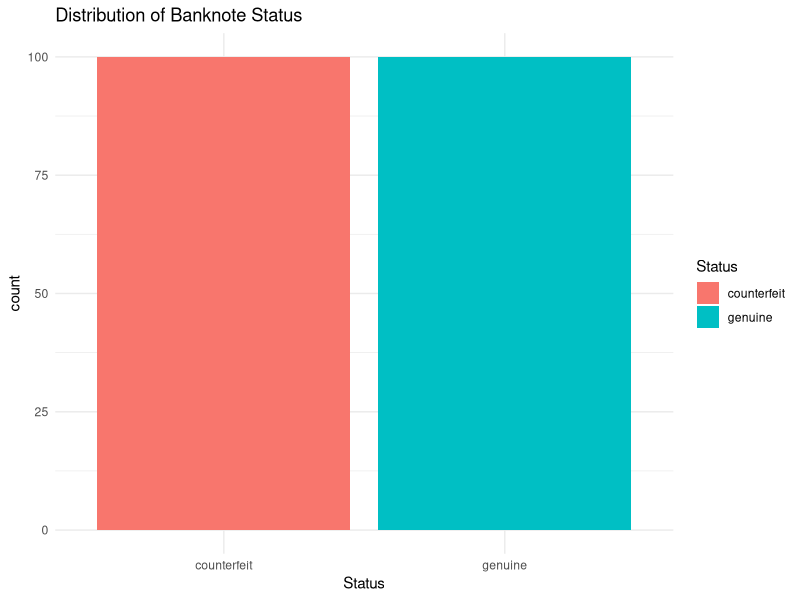
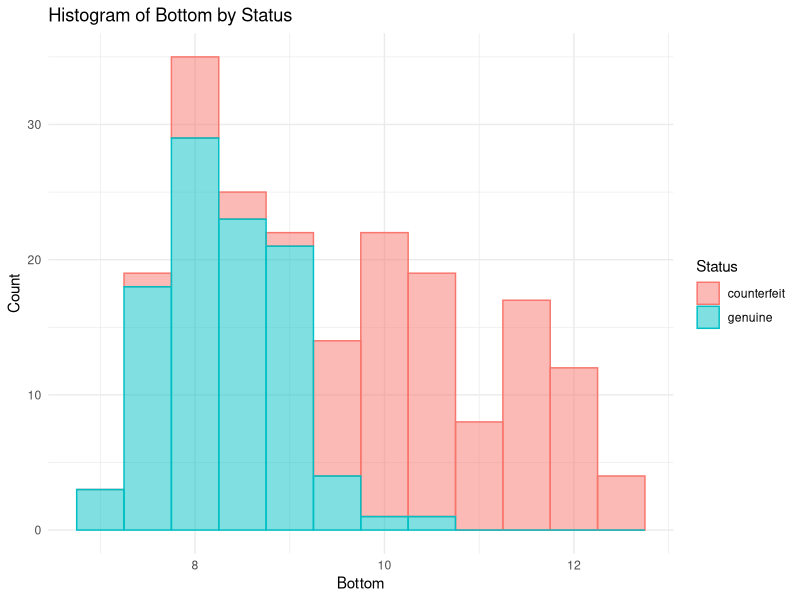
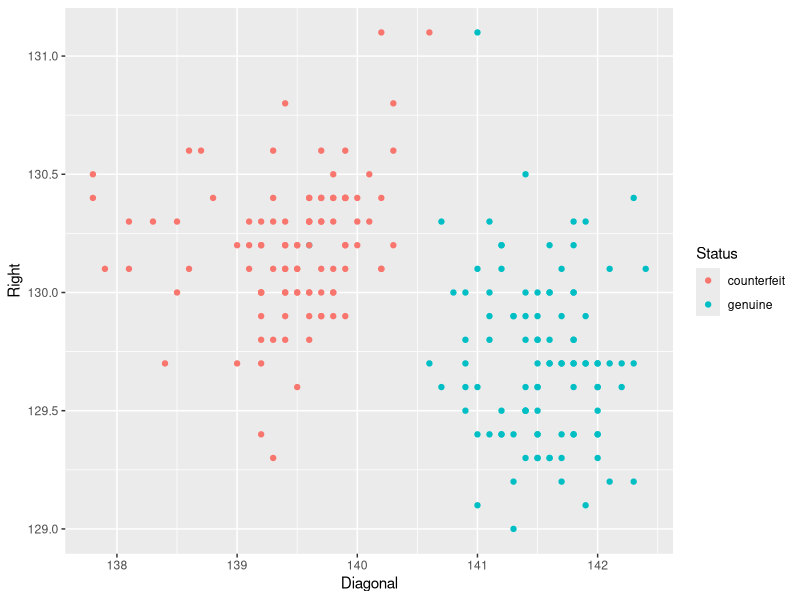

These figures' R source, in order:
## ---- chunk 1
knitr::opts_chunk$set(echo = TRUE)
## ---- chunk 2
# install.packages("mclust")
library(mclust) # if this throws an error of the form 'there is no package called mcmclust', uncomment the line above, run it once, then comment the line out again and run the code chunk again.
data(banknote)
## ---- chunk 3
# Use the head() function to display the first few rows of the dataset
head(banknote)

# Use the summary() function to get summary statistics of the dataset
summary(banknote)
## ---- chunk 4
# Load ggplot2 package
library(ggplot2)
# Create a barchart of Status
ggplot(data = banknote, aes(x = Status, fill = Status)) +
  geom_bar() +
  labs(title = "Distribution of Banknote Status") +
  theme_minimal()
## ---- chunk 5
# Create a histogram of Bottom by Status
ggplot(data = banknote, aes(x = Bottom, color = Status, fill = Status)) +
  geom_histogram(alpha = 0.5, binwidth = 0.5) +
  labs(title = "Histogram of Bottom by Status",
       x = "Bottom",
       y = "Count") +
  theme_minimal()

## ---- chunk 6
ggplot(data = banknote, aes(x = Diagonal, y = Right, color = Status))+
  geom_point()
